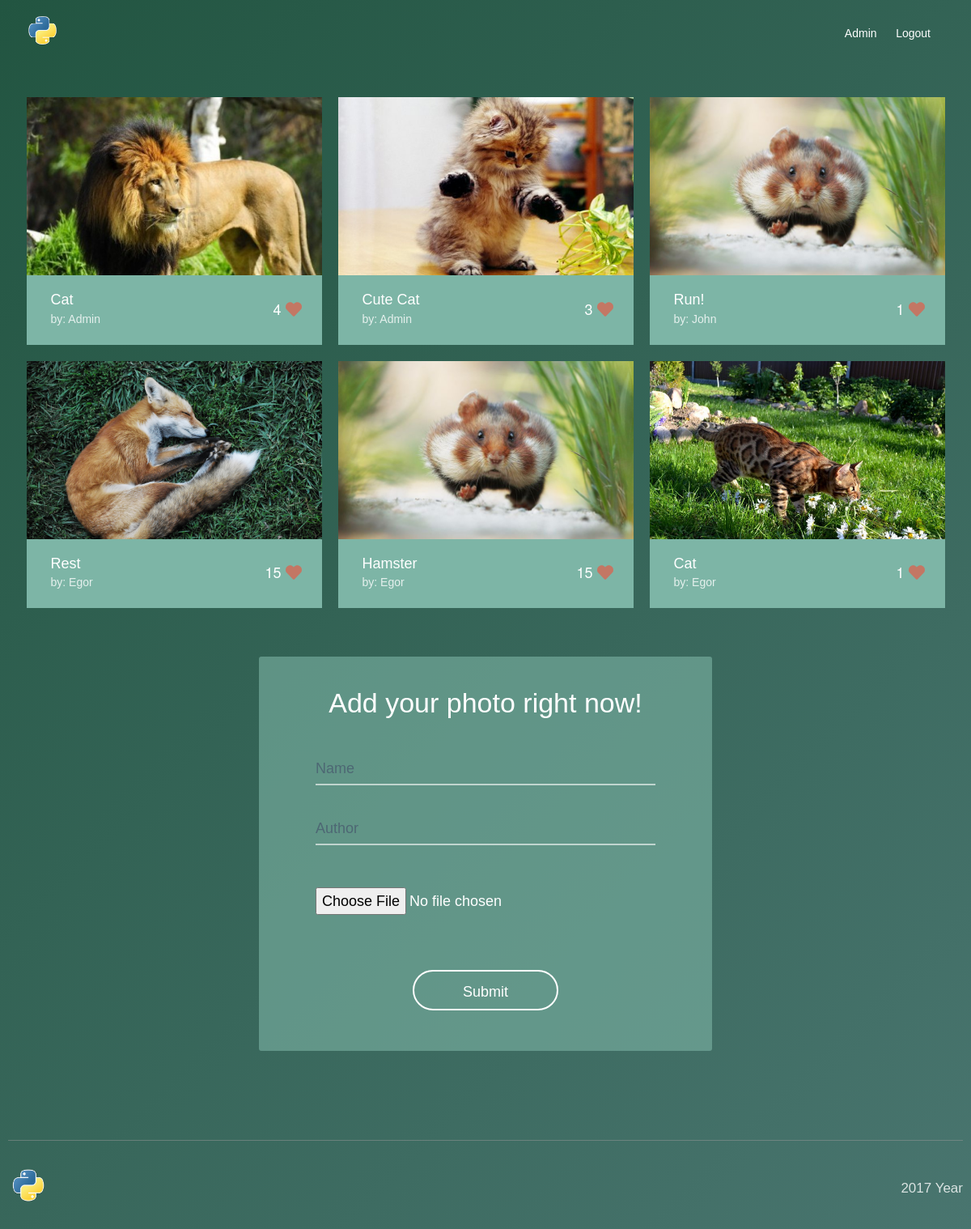
Screenshot of / (signed in) with the database file from the repository.
### main_app/models.py (models this page shows, shortened)
class Movement(models.Model):
    user = models.ForeignKey(User)
    name = models.CharField(max_length=100)
    author = models.CharField(max_length=100)
    image = models.ImageField(upload_to='movement_image',
                              default='default.png')
    likes = models.IntegerField(default=0)

### main_app/views.py (the view)
# urls.py: url(r'^$', views.index, name='index'),
def index(request):
    movements = Movement.objects.all()
    form = MovementForm()
    return render(request, 'index.html', {'movements': movements,
                                          'form': form})

### main_app/forms.py
class MovementForm(forms.ModelForm):
    class Meta:
        model = Movement
        fields = ['name', 'author', 'image']
        widgets = {
            'name': forms.TextInput(attrs={'class': 'input'}),
            'author': forms.TextInput(attrs={'class': 'input'}),
            'image': forms.FileInput(
                attrs={'class': 'input input--image'}),
        }

### main_app/templates/index.html (shortened to what this page needs)
{% extends 'base.html' %}
{% load staticfiles %}
{% block content %}
    <div class="movements">
        <div class="movements__list">
            {% for movement in movements %}
                <div class="movements__item">
                    <a href="/{{ movement.id }}/"
                       style="background-image: url('{{ movement.image.url }}')"
                       class="movements__item-image">
                    </a>
                    <div class="movements__item-info">
                        <div class="movements__item-title-container">
                            <h2 class="movements__item-title">{{ movement.name }}</h2>
                            <a class="movements__item-author"
                               href="/user/{{ movement.author }}/">
                                by: {{ movement.author }}
                            </a>
                        </div>
                        <div data-id="{{ movement.id }}"
                             class="movements__item-likes like-button">
                            {% if movement.likes > 0 %}
                                {{ movement.likes }}
                            {% else %}
                                0
                            {% endif %}
                        </div>
                    </div>
                </div>
            {% endfor %}
        </div>
    </div>
    <div class="movements__form-container">
        <h2 class="movements__form-title">Add your photo right now!</h2>
        <form enctype="multipart/form-data" action="post_url/"
              method="post" class="movements__form">
            {% for field in form %}
                <div class="input__container">
                    {% if field.html_name == 'image' %}
                        {{ field }}
                    {% else %}
                        {{ field }}
                        <label for="{{ field.id_for_label }}"
                               class="input__label">
                            {{ field.label }}
                        </label>
                    {% endif %}
                </div>
            {% endfor %}
            <div class="button__container">
                <input type="submit" value="Submit" class="button">
            </div>
        </form>
    </div>
{% endblock %}

### main_app/templates/base.html (shortened to what this page needs)
{% load staticfiles %}
<!DOCTYPE html>
<html lang="en">
<head>
    <link rel="stylesheet" type="text/css"
          href="{% static 'app/assets/css/style.css' %}">
</head>
<body>
<div class="container">
    <header class="header">
        <div class="header__wrap">
            <div class="header__logo">
                <a href="/" class="header__logo-link">
                    <img src="{% static 'images/logo.png' %}" alt="logo"
                         class="header__logo-img">
                </a>
            </div>
            <ul class="header__menu">
                {% if user.is_authenticated %}
                    <li class="header__menu-item">
                        <a class="header__menu-item-link"
                           href="{% url 'profile' user.username %}">
                            {{ user.username }}
                        </a>
                    </li>
                    <li class="header__menu-item">
                        <a class="header__menu-item-link"
                           href="{% url 'logout' %}">
                            Logout
                        </a>
                    </li>
                {% endif %}
            </ul>
        </div>
    </header>
    <main role="main" class="main">
        {% block content %}
        {% endblock %}
    </main>
</div>
 <footer class="footer" role="contentinfo">
        <div class="footer__wrap">
            <a href="/" class="footer__logo-link">
                <img src="{% static 'images/logo.png' %}" alt="logo"
                     class="footer__logo-img">
            </a>
            <div class="footer__info">
                <div class="footer__copyright">2017 Year</div>
            </div>
        </div>
    </footer>
</body>
</html>

### rows the page displays
Movement: image (picture), name "Cat", author "Admin", likes "4"
Movement: image (picture), name "Cute Cat", author "Admin", likes "3"
Movement: image (picture), name "Run!", author "John", likes "1"
Movement: image (picture), name "Rest", author "Egor", likes "15"
Movement: image (picture), name "Hamster", author "Egor", likes "15"
Movement: image (picture), name "Cat", author "Egor", likes "1"

### other values shown
{{ user.username }} "Admin"
{{ field.label }} "Name" "Author"
